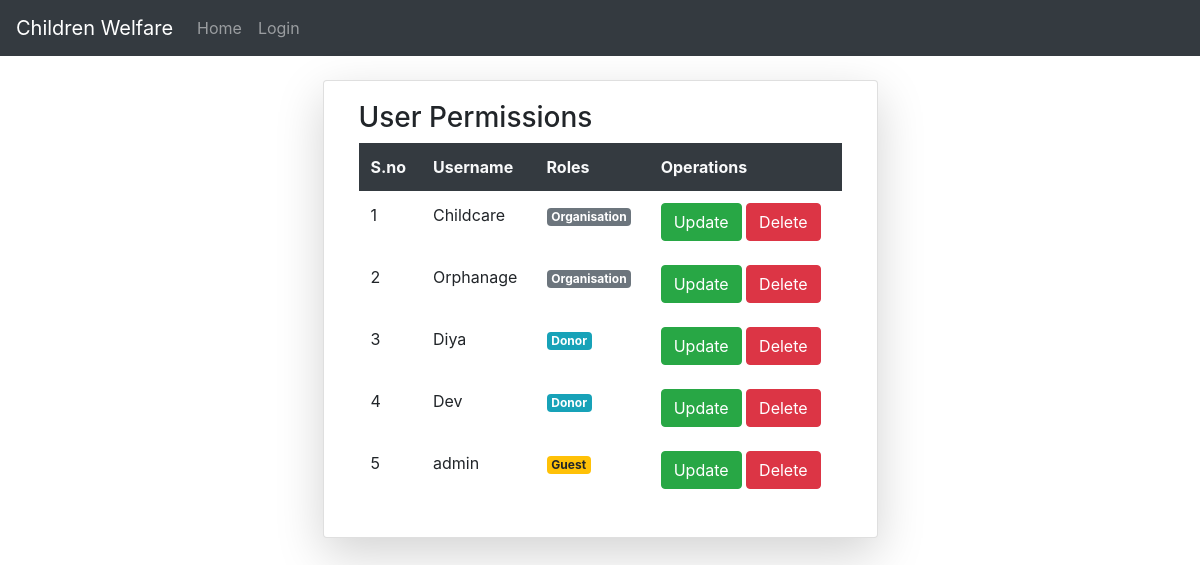
The app's page /per/ with its own data.
### App/models.py (models this page shows)
class User(AbstractUser):
	li_no= models.ImageField(upload_to='UserCheck/')
	dob=models.DateField(null=True)
	ph_no=models.CharField(max_length=20)
	pan_no=models.CharField(max_length=20)
	address=models.CharField(max_length=100)
	postal_code=models.CharField(max_length=10)
	city=models.CharField(max_length=10)
	state=models.CharField(max_length=10,default='Andra Pradesh')
	country=models.CharField(max_length=10,default='India')
	p=[(1,'Donor'),(2,'Organisation'),(3,'Guest')]
	role=models.IntegerField(choices=p,default=3)

### App/views.py (the view)
# urls.py: path('per/',views.perm,name="per"),
def perm(request):
	ty=User.objects.all()
	return render(request,'html/perm.html',{'q':ty})

### App/templates/html/perm.html (shortened to what this page needs)
{% extends 'html/base.html' %}
{% block content %}
<div class="container mt-4">
	<div class="card col-md-6 mx-auto shadow-lg">
		<div class="card-body">
				<h3>User Permissions</h3>
				<table class="table table-borderless">
					<tr class="bg-dark text-light">
						<th>S.no</th>
						<th>Username</th>
						<th>Roles</th>
						<th>Operations</th>
					</tr>
					{% for j in q %}
					<tr>
						<td>{{forloop.counter}}</td>
						<td>{{j.username}}</td>
						<td>
							{% if j.role == 3 %}
							<span class="badge badge-pills badge-warning">Guest</span>
							{% elif j.role == 2 %}
							<span class="badge badge-pills badge-secondary">Organisation</span>
							{% elif j.role == 1 %}
							<span class="badge badge-pills badge-info">Donor</span>
                            {% else %}
							<span class="badge badge-pills badge-success">Admin</span>
							{% endif %}
						</td>
						<td colspan="3">
							<a href="{% url 'gp' j.id %}" class="btn btn-success">Update</a>
							<a href="{% url 'udele' j.id %}" class="btn btn-danger">Delete</a><br>
						</td>
					</tr>
					{% endfor %}
				</table>
		</div>
	</div>
</div>
{% endblock %}

### records on screen
User: username "Childcare", role "Organisation"
User: username "Orphanage", role "Organisation"
User: username "Diya", role "Donor"
User: username "Dev", role "Donor"
User: username "admin", role "Guest"
